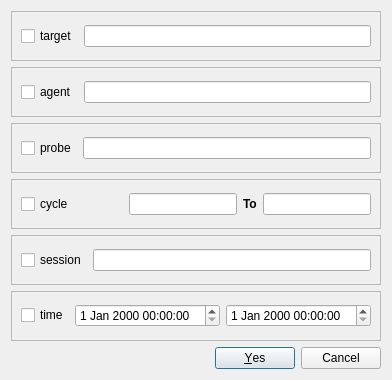
<?xml version="1.0" encoding="UTF-8"?>
<ui version="4.0">
 <class>Dialog</class>
 <widget class="QDialog" name="Dialog">
  <property name="geometry">
   <rect>
    <x>0</x>
    <y>0</y>
    <width>345</width>
    <height>380</height>
   </rect>
  </property>
  <property name="windowTitle">
   <string>Dialog</string>
  </property>
  <layout class="QGridLayout" name="gridLayout_7">
   <item row="0" column="0">
    <widget class="QFrame" name="frame_3">
     <property name="frameShape">
      <enum>QFrame::StyledPanel</enum>
     </property>
     <property name="frameShadow">
      <enum>QFrame::Raised</enum>
     </property>
     <layout class="QGridLayout" name="gridLayout_3">
      <item row="0" column="1">
       <widget class="QLineEdit" name="lineEdit_3"/>
      </item>
      <item row="0" column="0">
       <widget class="QCheckBox" name="checkBox_4">
        <property name="text">
         <string>target</string>
        </property>
       </widget>
      </item>
     </layout>
    </widget>
   </item>
   <item row="1" column="0">
    <widget class="QFrame" name="frame_4">
     <property name="frameShape">
      <enum>QFrame::StyledPanel</enum>
     </property>
     <property name="frameShadow">
      <enum>QFrame::Raised</enum>
     </property>
     <layout class="QGridLayout" name="gridLayout_4">
      <item row="0" column="1">
       <widget class="QLineEdit" name="lineEdit_4"/>
      </item>
      <item row="0" column="0">
       <widget class="QCheckBox" name="checkBox_6">
        <property name="text">
         <string>agent</string>
        </property>
       </widget>
      </item>
     </layout>
    </widget>
   </item>
   <item row="2" column="0">
    <widget class="QFrame" name="frame_6">
     <property name="frameShape">
      <enum>QFrame::StyledPanel</enum>
     </property>
     <property name="frameShadow">
      <enum>QFrame::Raised</enum>
     </property>
     <layout class="QGridLayout" name="gridLayout_6">
      <item row="0" column="1">
       <widget class="QLineEdit" name="lineEdit_8"/>
      </item>
      <item row="0" column="0">
       <widget class="QCheckBox" name="checkBox_8">
        <property name="text">
         <string>probe</string>
        </property>
       </widget>
      </item>
     </layout>
    </widget>
   </item>
   <item row="4" column="0">
    <widget class="QFrame" name="frame_5">
     <property name="frameShape">
      <enum>QFrame::StyledPanel</enum>
     </property>
     <property name="frameShadow">
      <enum>QFrame::Raised</enum>
     </property>
     <layout class="QGridLayout" name="gridLayout_5">
      <item row="0" column="1">
       <widget class="QLineEdit" name="lineEdit_7"/>
      </item>
      <item row="0" column="0">
       <widget class="QCheckBox" name="checkBox_7">
        <property name="text">
         <string>session</string>
        </property>
       </widget>
      </item>
     </layout>
    </widget>
   </item>
   <item row="7" column="0">
    <widget class="QDialogButtonBox" name="buttonBox">
     <property name="standardButtons">
      <set>QDialogButtonBox::Cancel|QDialogButtonBox::Yes</set>
     </property>
    </widget>
   </item>
   <item row="6" column="0">
    <widget class="QFrame" name="frame_2">
     <property name="frameShape">
      <enum>QFrame::StyledPanel</enum>
     </property>
     <property name="frameShadow">
      <enum>QFrame::Raised</enum>
     </property>
     <layout class="QGridLayout" name="gridLayout">
      <item row="1" column="1">
       <widget class="QDateTimeEdit" name="dateTimeEdit">
        <property name="sizePolicy">
         <sizepolicy hsizetype="MinimumExpanding" vsizetype="Fixed">
          <horstretch>0</horstretch>
          <verstretch>0</verstretch>
         </sizepolicy>
        </property>
       </widget>
      </item>
      <item row="1" column="2">
       <widget class="QDateTimeEdit" name="dateTimeEdit_2">
        <property name="sizePolicy">
         <sizepolicy hsizetype="MinimumExpanding" vsizetype="Fixed">
          <horstretch>0</horstretch>
          <verstretch>0</verstretch>
         </sizepolicy>
        </property>
       </widget>
      </item>
      <item row="1" column="0">
       <widget class="QCheckBox" name="checkBox_2">
        <property name="sizePolicy">
         <sizepolicy hsizetype="Minimum" vsizetype="Fixed">
          <horstretch>0</horstretch>
          <verstretch>0</verstretch>
         </sizepolicy>
        </property>
        <property name="text">
         <string>time</string>
        </property>
       </widget>
      </item>
     </layout>
    </widget>
   </item>
   <item row="3" column="0">
    <widget class="QFrame" name="frame">
     <property name="frameShape">
      <enum>QFrame::StyledPanel</enum>
     </property>
     <property name="frameShadow">
      <enum>QFrame::Raised</enum>
     </property>
     <layout class="QHBoxLayout" name="horizontalLayout">
      <item>
       <widget class="QCheckBox" name="checkBox_5">
        <property name="sizePolicy">
         <sizepolicy hsizetype="Expanding" vsizetype="Fixed">
          <horstretch>0</horstretch>
          <verstretch>0</verstretch>
         </sizepolicy>
        </property>
        <property name="text">
         <string>cycle</string>
        </property>
       </widget>
      </item>
      <item>
       <widget class="QLineEdit" name="lineEdit_5">
        <property name="sizePolicy">
         <sizepolicy hsizetype="MinimumExpanding" vsizetype="Fixed">
          <horstretch>0</horstretch>
          <verstretch>0</verstretch>
         </sizepolicy>
        </property>
       </widget>
      </item>
      <item>
       <widget class="QLabel" name="label">
        <property name="sizePolicy">
         <sizepolicy hsizetype="Minimum" vsizetype="Preferred">
          <horstretch>0</horstretch>
          <verstretch>0</verstretch>
         </sizepolicy>
        </property>
        <property name="font">
         <font>
          <weight>75</weight>
          <bold>true</bold>
         </font>
        </property>
        <property name="text">
         <string>To</string>
        </property>
       </widget>
      </item>
      <item>
       <widget class="QLineEdit" name="lineEdit_6">
        <property name="sizePolicy">
         <sizepolicy hsizetype="Minimum" vsizetype="Fixed">
          <horstretch>0</horstretch>
          <verstretch>0</verstretch>
         </sizepolicy>
        </property>
       </widget>
      </item>
     </layout>
    </widget>
   </item>
  </layout>
 </widget>
 <resources/>
 <connections/>
</ui>
